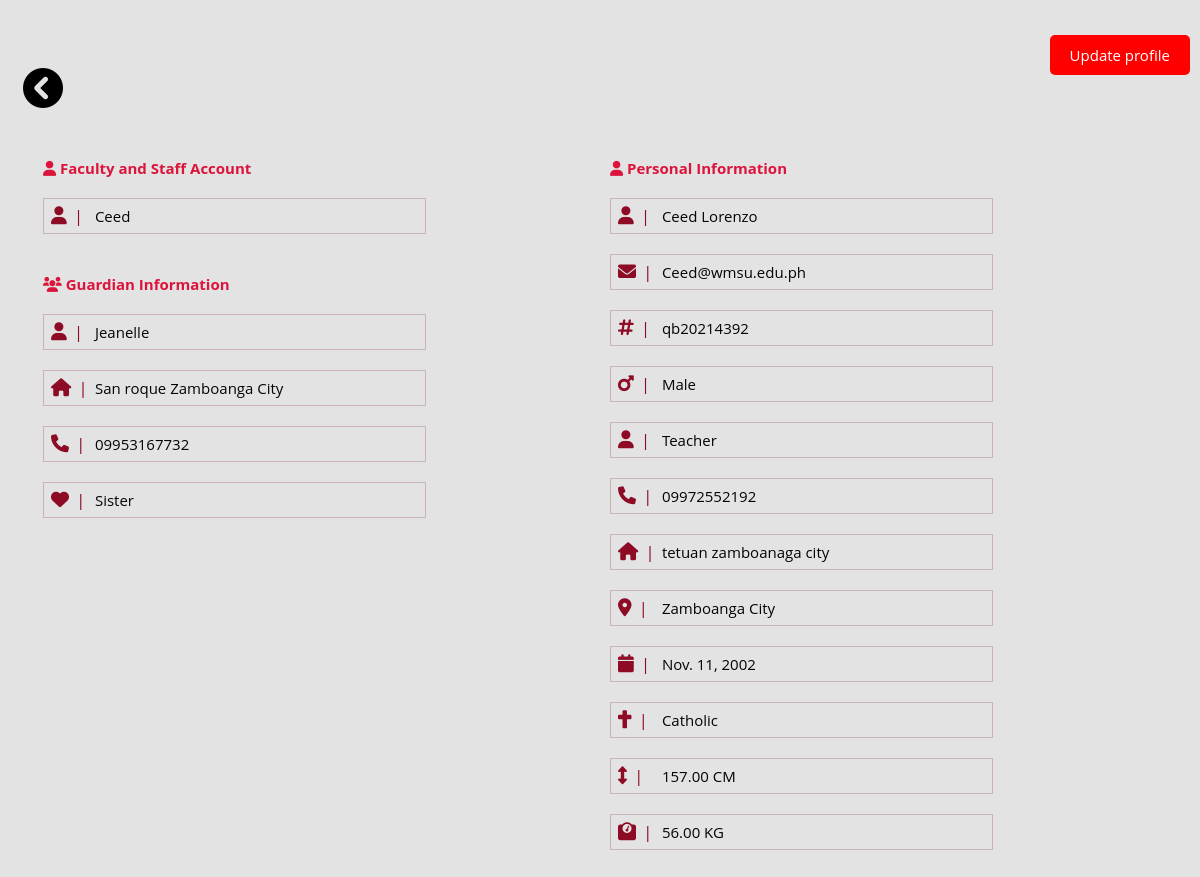
Screenshot of /users/profilefaculty/4/ with the database file from the repository.
### WmsuClinicApp/models.py (models this page shows)
class Profile(models.Model):
    user = models.OneToOneField(User, on_delete=models.CASCADE)
    middle_name  = models.CharField(max_length=100, blank=True, null=True)
    ID_Number = models.CharField(max_length=15, blank=True, null=True)
    gender = models.CharField(max_length=10)
    department = models.CharField(max_length=100, blank=True, null=True)
    course = models.CharField(max_length=100, blank=True, null=True)
    contact_number = models.CharField(max_length=15)
    profile_picture = models.ImageField(upload_to=user_profile_picture_path , blank=True, null=True)
    STATUS_IN_LIFE_CHOICES = [
        ('Single', 'Single'),
        ('Married', 'Married'),
        ('Divorced', 'Divorced'),
        ('Widowed', 'Widowed'),
    ]
    status_in_life = models.CharField(max_length=20, choices=STATUS_IN_LIFE_CHOICES, blank=True, null=True)
    status = models.CharField(max_length=10, default='Active')
    USER_TYPE_CHOICES = [
        ('Student', 'Student'),
        ('FacultyandStaff', 'Faculty and Staff'),
    ]
    user_type = models.CharField(max_length=20, choices=USER_TYPE_CHOICES,blank=True, null=True)
    position = models.CharField(max_length=100, blank=True, null=True)
    home_address = models.TextField(blank=True, null=True)
    religion = models.CharField(max_length=50, blank=True, null=True)
    height_Centimeters= models.DecimalField(max_digits=5, decimal_places=2, blank=True, null=True)
    weight_Kilogram = models.DecimalField(max_digits=5, decimal_places=2, blank=True, null=True)
    date_of_birth = models.DateField(blank=True, null=True)
    place_of_birth = models.CharField(max_length=100, blank=True, null=True)
    parent_name = models.CharField(max_length=100, blank=True, null=True)
    parent_address = models.TextField(blank=True, null=True)
    parent_telephone_number = models.CharField(max_length=15, blank=True, null=True)
    relationship = models.CharField(max_length=50, blank=True, null=True)

### WmsuClinicApp/views.py (the view)
# urls.py: path('users/profilefaculty/<int:user_id>/', views.view_profileadminfaculty, name='view_profileadminfaculty'),
def view_profileadminfaculty(request, user_id):
    user = get_object_or_404(User, pk=user_id)
    profile = Profile.objects.get(user=user)
    doctor = Doctor.objects.filter(name=user.username).first()
    assistant = Assistant.objects.filter(name=user.username).first()
    form = ProfileUpdateForm(request.POST or None, instance=profile)
    if form.is_valid():
        form.save()
        return redirect('view_profileadminfaculty', user_id=user_id)
    context = {
    'user': user,
    'profile': profile,
    'doctor': doctor,
    'assistant': assistant,
    'form': form
}
    return render(request, 'WmsuClinicApp/wmsuprofileadminfaculty.html', context)

### WmsuClinicApp/templates/WmsuClinicApp/wmsuprofileadminfaculty.html (shortened to what this page needs)
{% load static %}
<!DOCTYPE html>
<html lang="en">
<head>
    <link rel="stylesheet" type="text/css">
</head>
<body>
    <link rel="stylesheet" href="https://cdnjs.cloudflare.com/ajax/libs/font-awesome/6.0.0/css/all.min.css">
    <div class="back-link" style="margin-top: 45px; margin-bottom: 10px; left: 1px; z-index: 9999;">
        <a href="{% url 'WMSUadmin_listFaculty' %}">
            <i class="fas fa-chevron-circle-left" style="font-size: 40px; color: rgb(0, 0, 0);"></i>
        </a>
    </div>
    <div class="container">
        <div class="columns-wrapper">
            <div class="column">
                <h4><i class="fa fa-user"></i>
                    <span>
                        {% if profile.user_type == "Student" %}
                            Student Account
                        {% elif profile.user_type == "FacultyandStaff" %}
                            Faculty and Staff Account
                        {% endif %}
                    </span>
                </h4>
                <div class="input-group">
                    <i class="fa fa-user"></i>
                    <span>{{ user.username }}</span>
                </div>
                <h4><i class="fa fa-users"></i> Guardian Information</h4>
                <div class="input-group">
                    <i class="fa fa-user"></i>
                    <span>{{ profile.parent_name }}</span>
                </div>
                <div class="input-group">
                    <i class="fa fa-home"></i>
                    <span>{{ profile.parent_address }}</span>
                </div>
                <div class="input-group">
                    <i class="fa fa-phone"></i>
                    <span>{{ profile.parent_telephone_number }}</span>
                </div>
                <div class="input-group">
                    <i class="fa fa-heart"></i>
                    <span>{{ profile.relationship }}</span>
                </div>
            </div>
            <div class="column">
                <h4><i class="fa fa-user"></i> Personal Information</h4>
                <div class="input-group">
                    <i class="fa fa-user"></i>
                    <span>{{ profile.user.first_name }} {{ profile.middle_name|default:"" }} {{ profile.user.last_name }}</span>
                </div>
                <div class="input-group">
                    <i class="fa fa-envelope"></i>
                    <span>{{ profile.user.email }}</span>
                </div>
                <div class="input-group">
                    <i class="fa fa-hashtag"></i>
                    <span>{{ profile.ID_Number }}</span>
                </div>
                <div class="input-group">
                    {% if profile.gender == "Male" %}
                        <i class="fa fa-mars"></i>
                    {% elif profile.gender == "Female" %}
                        <i class="fa fa-venus"></i>
                    {% endif %}
                    <span>{{ profile.gender }}</span>
                </div>
                {% if profile.course and profile.position %}
                <div class="input-group">
                    <i class="fa fa-book"></i>
                    <span>{{ profile.course }} {{ profile.position }}</span>
                </div>
                {% elif profile.course %}
                <div class="input-group">
                    <i class="fa fa-book"></i>
                    <span>{{ profile.course }}</span>
                </div>
                {% elif profile.position %}
                <div class="input-group">
                    <i class="fa fa-user"></i>
                    <span>{{ profile.position }}</span>
                </div>
                {% endif %}
                <div class="input-group">
                    <i class="fa fa-phone"></i>
                    <span>{{ profile.contact_number }}</span>
                </div>
                <div class="input-group">
                    <i class="fa fa-home"></i>
                    <span>{{ profile.home_address }}</span>
                </div>
                <div class="input-group">
                    <i class="fa fa-map-marker-alt"></i>
                    <span>{{ profile.place_of_birth }}</span>
                </div>
                <div class="input-group">
                    <i class="fa fa-calendar"></i>
                    <span>{{ profile.date_of_birth }}</span>
                </div>
                <div class="input-group">
                    <i class="fa fa-cross"></i>
                    <span>{{ profile.religion }}</span>
                </div>
                <div class="input-group">
                    <i class="fa fa-arrows-alt-v"></i>
                    <span>{{ profile.height_Centimeters }} CM</span>
                </div>
                <div class="input-group">
                    <i class="fa fa-weight"></i>
                    <span>{{ profile.weight_Kilogram }} KG</span>
                </div>
            </div>
        </div>
    </div>
        <p class="edit-profile-button" onclick="toggleProfileForm()">Update profile</p>
</body>
</html>

### WmsuClinicApp/templates/WmsuClinicApp/wmsuprofileadminfaculty.html (style rules this page uses)
*, *:before, *:after { box-sizing: border-box; }
body { padding: 1em; font-family: "Open Sans", "Helvetica Neue", Helvetica, Arial, sans-serif; font-size: 15px; color: #050404; background-color: #e3e3e3; }
h4 { color: #DC143C; }
.container { width: 100%; max-width: 1200px; margin: 0 auto; padding: 0 20px; margin-top: 30px; }
.columns-wrapper { display: flex; flex-wrap: wrap; justify-content: space-between; gap: 20px; }
.column { flex: 1; display: flex; flex-direction: column; }
.input-group i::after { content: "|"; margin-left: 10px; font-size: 16px; display: inline; max-width: 15px; text-align: center; box-sizing: border-box; }
.input-group { flex-direction: column; align-items: stretch; border: none; padding: 0; margin-bottom: 20px; border: 1px solid #ccb3b3f6; padding: 7px; width: 70%; }
.input-group i { margin-right: 10px; padding-right: 10px; display: inline-block; width: 20px; font-size: 18px; margin-right: 10px; text-align: center; box-sizing: border-box; color: rgb(141, 11, 37); }
.input-group span { margin-left: 10px; }
.edit-profile-button { display: inline-block; padding: 10px 20px; background-color: red; color: white; border: none; border-radius: 5px; cursor: pointer; position: fixed; top: 20px; right: 10px; }

### rows the page displays
Profile: parent_name "Jeanelle", parent_address "San roque Zamboanga City", parent_telephone_number "09953167732", relationship "Sister", user.first_name "Ceed", user.last_name "Lorenzo", user.email "Ceed@wmsu.edu.ph", ID_Number "qb20214392", gender "Male", position "Teacher", contact_number "09972552192", home_address "tetuan zamboanaga city", place_of_birth "Zamboanga City", date_of_birth "Nov. 11, 2002", religion "Catholic", height_Centimeters "157.00", weight_Kilogram "56.00"

### other values shown
{{ user.username }} "Ceed"
